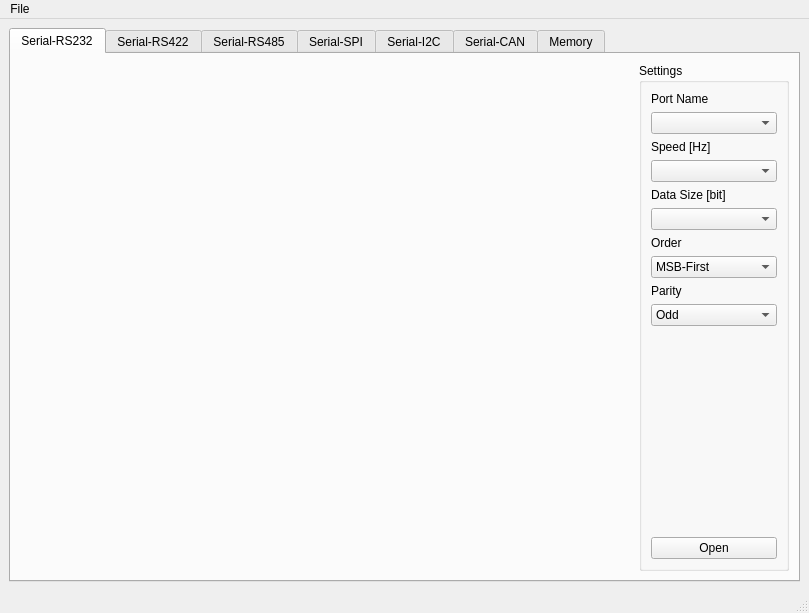
<?xml version="1.0" encoding="UTF-8"?>
<ui version="4.0">
 <class>SerialConverterSetupUtitlity</class>
 <widget class="QMainWindow" name="SerialConverterSetupUtitlity">
  <property name="geometry">
   <rect>
    <x>0</x>
    <y>0</y>
    <width>809</width>
    <height>613</height>
   </rect>
  </property>
  <property name="windowTitle">
   <string>Form</string>
  </property>
  <widget class="QWidget" name="centralwidget">
   <layout class="QGridLayout" name="gridLayout_2">
    <item row="0" column="0">
     <widget class="QTabWidget" name="tabWidget">
      <property name="currentIndex">
       <number>0</number>
      </property>
      <widget class="QWidget" name="tab">
       <attribute name="title">
        <string>Serial-RS232</string>
       </attribute>
       <layout class="QGridLayout" name="gridLayout" rowstretch="1,0">
        <item row="0" column="0">
         <widget class="ReceiveSendPannel" name="widget_2" native="true"/>
        </item>
        <item row="1" column="0">
         <widget class="SendPannel" name="widget" native="true">
          <property name="minimumSize">
           <size>
            <width>0</width>
            <height>100</height>
           </size>
          </property>
         </widget>
        </item>
        <item row="0" column="1" rowspan="2">
         <widget class="QGroupBox" name="groupBox">
          <property name="minimumSize">
           <size>
            <width>150</width>
            <height>0</height>
           </size>
          </property>
          <property name="maximumSize">
           <size>
            <width>150</width>
            <height>16777215</height>
           </size>
          </property>
          <property name="title">
           <string>Settings</string>
          </property>
          <layout class="QVBoxLayout" name="verticalLayout_2">
           <item>
            <widget class="QLabel" name="label">
             <property name="text">
              <string>Port Name</string>
             </property>
            </widget>
           </item>
           <item>
            <widget class="QComboBox" name="comboBox"/>
           </item>
           <item>
            <widget class="QLabel" name="label_2">
             <property name="text">
              <string>Speed [Hz]</string>
             </property>
            </widget>
           </item>
           <item>
            <widget class="QComboBox" name="comboBox_2"/>
           </item>
           <item>
            <widget class="QLabel" name="label_3">
             <property name="text">
              <string>Data Size [bit]</string>
             </property>
            </widget>
           </item>
           <item>
            <widget class="QComboBox" name="comboBox_3"/>
           </item>
           <item>
            <widget class="QLabel" name="label_5">
             <property name="text">
              <string>Order</string>
             </property>
            </widget>
           </item>
           <item>
            <widget class="QComboBox" name="comboBox_5">
             <item>
              <property name="text">
               <string>MSB-First</string>
              </property>
             </item>
             <item>
              <property name="text">
               <string>LSB-First</string>
              </property>
             </item>
            </widget>
           </item>
           <item>
            <widget class="QLabel" name="label_4">
             <property name="text">
              <string>Parity</string>
             </property>
            </widget>
           </item>
           <item>
            <widget class="QComboBox" name="comboBox_4">
             <item>
              <property name="text">
               <string>Odd</string>
              </property>
             </item>
             <item>
              <property name="text">
               <string>Even</string>
              </property>
             </item>
             <item>
              <property name="text">
               <string>None</string>
              </property>
             </item>
            </widget>
           </item>
           <item>
            <spacer name="verticalSpacer">
             <property name="orientation">
              <enum>Qt::Vertical</enum>
             </property>
             <property name="sizeHint" stdset="0">
              <size>
               <width>20</width>
               <height>40</height>
              </size>
             </property>
            </spacer>
           </item>
           <item>
            <widget class="QPushButton" name="pushButton">
             <property name="text">
              <string>Open</string>
             </property>
             <property name="checkable">
              <bool>true</bool>
             </property>
            </widget>
           </item>
          </layout>
         </widget>
        </item>
       </layout>
      </widget>
      <widget class="QWidget" name="tab_2">
       <attribute name="title">
        <string>Serial-RS422</string>
       </attribute>
       <layout class="QGridLayout" name="gridLayout_3" rowstretch="1,0">
        <item row="0" column="0">
         <widget class="ReceiveSendPannel" name="widget_3" native="true"/>
        </item>
        <item row="0" column="1" rowspan="2">
         <widget class="QGroupBox" name="groupBox_2">
          <property name="minimumSize">
           <size>
            <width>150</width>
            <height>0</height>
           </size>
          </property>
          <property name="maximumSize">
           <size>
            <width>150</width>
            <height>16777215</height>
           </size>
          </property>
          <property name="title">
           <string>Settings</string>
          </property>
          <layout class="QVBoxLayout" name="verticalLayout_3">
           <item>
            <widget class="QLabel" name="label_6">
             <property name="text">
              <string>Port Name</string>
             </property>
            </widget>
           </item>
           <item>
            <widget class="QComboBox" name="comboBox_6"/>
           </item>
           <item>
            <widget class="QLabel" name="label_7">
             <property name="text">
              <string>Speed [Hz]</string>
             </property>
            </widget>
           </item>
           <item>
            <widget class="QComboBox" name="comboBox_7"/>
           </item>
           <item>
            <widget class="QLabel" name="label_8">
             <property name="text">
              <string>Data Size [bit]</string>
             </property>
            </widget>
           </item>
           <item>
            <widget class="QComboBox" name="comboBox_8"/>
           </item>
           <item>
            <widget class="QLabel" name="label_9">
             <property name="text">
              <string>Order</string>
             </property>
            </widget>
           </item>
           <item>
            <widget class="QComboBox" name="comboBox_9">
             <item>
              <property name="text">
               <string>MSB-First</string>
              </property>
             </item>
             <item>
              <property name="text">
               <string>LSB-First</string>
              </property>
             </item>
            </widget>
           </item>
           <item>
            <widget class="QLabel" name="label_10">
             <property name="text">
              <string>Parity</string>
             </property>
            </widget>
           </item>
           <item>
            <widget class="QComboBox" name="comboBox_10">
             <item>
              <property name="text">
               <string>Odd</string>
              </property>
             </item>
             <item>
              <property name="text">
               <string>Even</string>
              </property>
             </item>
             <item>
              <property name="text">
               <string>None</string>
              </property>
             </item>
            </widget>
           </item>
           <item>
            <spacer name="verticalSpacer_2">
             <property name="orientation">
              <enum>Qt::Vertical</enum>
             </property>
             <property name="sizeHint" stdset="0">
              <size>
               <width>20</width>
               <height>40</height>
              </size>
             </property>
            </spacer>
           </item>
           <item>
            <widget class="QPushButton" name="pushButton_2">
             <property name="text">
              <string>Open</string>
             </property>
             <property name="checkable">
              <bool>true</bool>
             </property>
            </widget>
           </item>
          </layout>
         </widget>
        </item>
        <item row="1" column="0">
         <widget class="SendPannel" name="widget_4" native="true">
          <property name="minimumSize">
           <size>
            <width>0</width>
            <height>100</height>
           </size>
          </property>
         </widget>
        </item>
       </layout>
      </widget>
      <widget class="QWidget" name="tab_3">
       <attribute name="title">
        <string>Serial-RS485</string>
       </attribute>
       <layout class="QGridLayout" name="gridLayout_4" rowstretch="1,0">
        <item row="0" column="0">
         <widget class="ReceiveSendPannel" name="widget_5" native="true"/>
        </item>
        <item row="0" column="1" rowspan="2">
         <widget class="QGroupBox" name="groupBox_3">
          <property name="minimumSize">
           <size>
            <width>150</width>
            <height>0</height>
           </size>
          </property>
          <property name="maximumSize">
           <size>
            <width>150</width>
            <height>16777215</height>
           </size>
          </property>
          <property name="title">
           <string>Settings</string>
          </property>
          <layout class="QVBoxLayout" name="verticalLayout_4">
           <item>
            <widget class="QLabel" name="label_11">
             <property name="text">
              <string>Port Name</string>
             </property>
            </widget>
           </item>
           <item>
            <widget class="QComboBox" name="comboBox_11"/>
           </item>
           <item>
            <widget class="QLabel" name="label_12">
             <property name="text">
              <string>Speed [Hz]</string>
             </property>
            </widget>
           </item>
           <item>
            <widget class="QComboBox" name="comboBox_12"/>
           </item>
           <item>
            <widget class="QLabel" name="label_13">
             <property name="text">
              <string>Data Size [bit]</string>
             </property>
            </widget>
           </item>
           <item>
            <widget class="QComboBox" name="comboBox_13"/>
           </item>
           <item>
            <widget class="QLabel" name="label_14">
             <property name="text">
              <string>Order</string>
             </property>
            </widget>
           </item>
           <item>
            <widget class="QComboBox" name="comboBox_14">
             <item>
              <property name="text">
               <string>MSB-First</string>
              </property>
             </item>
             <item>
              <property name="text">
               <string>LSB-First</string>
              </property>
             </item>
            </widget>
           </item>
           <item>
            <widget class="QLabel" name="label_15">
             <property name="text">
              <string>Parity</string>
             </property>
            </widget>
           </item>
           <item>
            <widget class="QComboBox" name="comboBox_15">
             <item>
              <property name="text">
               <string>Odd</string>
              </property>
             </item>
             <item>
              <property name="text">
               <string>Even</string>
              </property>
             </item>
             <item>
              <property name="text">
               <string>None</string>
              </property>
             </item>
            </widget>
           </item>
           <item>
            <spacer name="verticalSpacer_3">
             <property name="orientation">
              <enum>Qt::Vertical</enum>
             </property>
             <property name="sizeHint" stdset="0">
              <size>
               <width>20</width>
               <height>40</height>
              </size>
             </property>
            </spacer>
           </item>
           <item>
            <widget class="QPushButton" name="pushButton_3">
             <property name="text">
              <string>Open</string>
             </property>
             <property name="checkable">
              <bool>true</bool>
             </property>
            </widget>
           </item>
          </layout>
         </widget>
        </item>
        <item row="1" column="0">
         <widget class="SendPannel" name="widget_6" native="true">
          <property name="minimumSize">
           <size>
            <width>0</width>
            <height>100</height>
           </size>
          </property>
         </widget>
        </item>
       </layout>
      </widget>
      <widget class="QWidget" name="tab_4">
       <attribute name="title">
        <string>Serial-SPI</string>
       </attribute>
       <layout class="QGridLayout" name="gridLayout_5" rowstretch="1,0">
        <item row="0" column="0">
         <widget class="ReceiveSendPannel" name="widget_7" native="true"/>
        </item>
        <item row="0" column="1" rowspan="2">
         <widget class="QGroupBox" name="groupBox_4">
          <property name="minimumSize">
           <size>
            <width>150</width>
            <height>0</height>
           </size>
          </property>
          <property name="maximumSize">
           <size>
            <width>150</width>
            <height>16777215</height>
           </size>
          </property>
          <property name="title">
           <string>Settings</string>
          </property>
          <layout class="QVBoxLayout" name="verticalLayout_5">
           <item>
            <widget class="QLabel" name="label_16">
             <property name="text">
              <string>Port Name</string>
             </property>
            </widget>
           </item>
           <item>
            <widget class="QComboBox" name="comboBox_16"/>
           </item>
           <item>
            <widget class="QLabel" name="label_17">
             <property name="text">
              <string>Speed [Hz]</string>
             </property>
            </widget>
           </item>
           <item>
            <widget class="QComboBox" name="comboBox_17"/>
           </item>
           <item>
            <widget class="QLabel" name="label_18">
             <property name="text">
              <string>Data Size [bit]</string>
             </property>
            </widget>
           </item>
           <item>
            <widget class="QComboBox" name="comboBox_18"/>
           </item>
           <item>
            <widget class="QLabel" name="label_31">
             <property name="text">
              <string>Mode</string>
             </property>
            </widget>
           </item>
           <item>
            <widget class="QComboBox" name="comboBox_31">
             <item>
              <property name="text">
               <string>Master</string>
              </property>
             </item>
             <item>
              <property name="text">
               <string>Slave</string>
              </property>
             </item>
            </widget>
           </item>
           <item>
            <widget class="QLabel" name="label_19">
             <property name="text">
              <string>Order</string>
             </property>
            </widget>
           </item>
           <item>
            <widget class="QComboBox" name="comboBox_19">
             <item>
              <property name="text">
               <string>MSB-First</string>
              </property>
             </item>
             <item>
              <property name="text">
               <string>LSB-First</string>
              </property>
             </item>
            </widget>
           </item>
           <item>
            <widget class="QLabel" name="label_20">
             <property name="text">
              <string>Parity</string>
             </property>
            </widget>
           </item>
           <item>
            <widget class="QComboBox" name="comboBox_20">
             <item>
              <property name="text">
               <string>Odd</string>
              </property>
             </item>
             <item>
              <property name="text">
               <string>Even</string>
              </property>
             </item>
             <item>
              <property name="text">
               <string>None</string>
              </property>
             </item>
            </widget>
           </item>
           <item>
            <spacer name="verticalSpacer_4">
             <property name="orientation">
              <enum>Qt::Vertical</enum>
             </property>
             <property name="sizeHint" stdset="0">
              <size>
               <width>20</width>
               <height>40</height>
              </size>
             </property>
            </spacer>
           </item>
           <item>
            <widget class="QPushButton" name="pushButton_4">
             <property name="text">
              <string>Open</string>
             </property>
             <property name="checkable">
              <bool>true</bool>
             </property>
            </widget>
           </item>
          </layout>
         </widget>
        </item>
        <item row="1" column="0">
         <widget class="SendPannel" name="widget_8" native="true">
          <property name="minimumSize">
           <size>
            <width>0</width>
            <height>100</height>
           </size>
          </property>
         </widget>
        </item>
       </layout>
      </widget>
      <widget class="QWidget" name="tab_5">
       <attribute name="title">
        <string>Serial-I2C</string>
       </attribute>
       <layout class="QGridLayout" name="gridLayout_6" rowstretch="1,0">
        <item row="0" column="0">
         <widget class="ReceiveSendPannel" name="widget_9" native="true"/>
        </item>
        <item row="0" column="1" rowspan="2">
         <widget class="QGroupBox" name="groupBox_5">
          <property name="minimumSize">
           <size>
            <width>150</width>
            <height>0</height>
           </size>
          </property>
          <property name="maximumSize">
           <size>
            <width>150</width>
            <height>16777215</height>
           </size>
          </property>
          <property name="title">
           <string>Settings</string>
          </property>
          <layout class="QVBoxLayout" name="verticalLayout_6">
           <item>
            <widget class="QLabel" name="label_21">
             <property name="text">
              <string>Port Name</string>
             </property>
            </widget>
           </item>
           <item>
            <widget class="QComboBox" name="comboBox_21"/>
           </item>
           <item>
            <widget class="QLabel" name="label_22">
             <property name="text">
              <string>Speed [Hz]</string>
             </property>
            </widget>
           </item>
           <item>
            <widget class="QComboBox" name="comboBox_22"/>
           </item>
           <item>
            <widget class="QLabel" name="label_23">
             <property name="text">
              <string>Data Size [bit]</string>
             </property>
            </widget>
           </item>
           <item>
            <widget class="QComboBox" name="comboBox_23"/>
           </item>
           <item>
            <widget class="QLabel" name="label_33">
             <property name="text">
              <string>Mode</string>
             </property>
            </widget>
           </item>
           <item>
            <widget class="QComboBox" name="comboBox_32">
             <item>
              <property name="text">
               <string>Master</string>
              </property>
             </item>
             <item>
              <property name="text">
               <string>Slave</string>
              </property>
             </item>
            </widget>
           </item>
           <item>
            <widget class="QLabel" name="label_24">
             <property name="text">
              <string>Order</string>
             </property>
            </widget>
           </item>
           <item>
            <widget class="QComboBox" name="comboBox_24">
             <item>
              <property name="text">
               <string>MSB-First</string>
              </property>
             </item>
             <item>
              <property name="text">
               <string>LSB-First</string>
              </property>
             </item>
            </widget>
           </item>
           <item>
            <widget class="QLabel" name="label_25">
             <property name="text">
              <string>Parity</string>
             </property>
            </widget>
           </item>
           <item>
            <widget class="QComboBox" name="comboBox_25">
             <item>
              <property name="text">
               <string>Odd</string>
              </property>
             </item>
             <item>
              <property name="text">
               <string>Even</string>
              </property>
             </item>
             <item>
              <property name="text">
               <string>None</string>
              </property>
             </item>
            </widget>
           </item>
           <item>
            <widget class="QCheckBox" name="checkBox">
             <property name="text">
              <string>Raw Mode</string>
             </property>
            </widget>
           </item>
           <item>
            <widget class="QLabel" name="label_32">
             <property name="text">
              <string>Destination Address</string>
             </property>
            </widget>
           </item>
           <item>
            <widget class="QLineEdit" name="lineEdit"/>
           </item>
           <item>
            <spacer name="verticalSpacer_5">
             <property name="orientation">
              <enum>Qt::Vertical</enum>
             </property>
             <property name="sizeHint" stdset="0">
              <size>
               <width>20</width>
               <height>40</height>
              </size>
             </property>
            </spacer>
           </item>
           <item>
            <widget class="QPushButton" name="pushButton_5">
             <property name="text">
              <string>Open</string>
             </property>
             <property name="checkable">
              <bool>true</bool>
             </property>
            </widget>
           </item>
          </layout>
         </widget>
        </item>
        <item row="1" column="0">
         <widget class="SendPannel" name="widget_10" native="true">
          <property name="minimumSize">
           <size>
            <width>0</width>
            <height>100</height>
           </size>
          </property>
         </widget>
        </item>
       </layout>
      </widget>
      <widget class="QWidget" name="tab_6">
       <attribute name="title">
        <string>Serial-CAN</string>
       </attribute>
       <layout class="QGridLayout" name="gridLayout_7" rowstretch="1,0">
        <item row="0" column="0">
         <widget class="ReceiveSendPannel" name="widget_11" native="true"/>
        </item>
        <item row="0" column="1" rowspan="2">
         <widget class="QGroupBox" name="groupBox_6">
          <property name="minimumSize">
           <size>
            <width>150</width>
            <height>0</height>
           </size>
          </property>
          <property name="maximumSize">
           <size>
            <width>150</width>
            <height>16777215</height>
           </size>
          </property>
          <property name="title">
           <string>Settings</string>
          </property>
          <layout class="QVBoxLayout" name="verticalLayout_7">
           <item>
            <widget class="QLabel" name="label_26">
             <property name="text">
              <string>Port Name</string>
             </property>
            </widget>
           </item>
           <item>
            <widget class="QComboBox" name="comboBox_26"/>
           </item>
           <item>
            <widget class="QLabel" name="label_27">
             <property name="text">
              <string>Speed [Hz]</string>
             </property>
            </widget>
           </item>
           <item>
            <widget class="QComboBox" name="comboBox_27"/>
           </item>
           <item>
            <widget class="QLabel" name="label_28">
             <property name="text">
              <string>Data Size [bit]</string>
             </property>
            </widget>
           </item>
           <item>
            <widget class="QComboBox" name="comboBox_28"/>
           </item>
           <item>
            <widget class="QLabel" name="label_29">
             <property name="text">
              <string>Order</string>
             </property>
            </widget>
           </item>
           <item>
            <widget class="QComboBox" name="comboBox_29">
             <item>
              <property name="text">
               <string>MSB-First</string>
              </property>
             </item>
             <item>
              <property name="text">
               <string>LSB-First</string>
              </property>
             </item>
            </widget>
           </item>
           <item>
            <widget class="QLabel" name="label_30">
             <property name="text">
              <string>Parity</string>
             </property>
            </widget>
           </item>
           <item>
            <widget class="QComboBox" name="comboBox_30">
             <item>
              <property name="text">
               <string>Odd</string>
              </property>
             </item>
             <item>
              <property name="text">
               <string>Even</string>
              </property>
             </item>
             <item>
              <property name="text">
               <string>None</string>
              </property>
             </item>
            </widget>
           </item>
           <item>
            <spacer name="verticalSpacer_6">
             <property name="orientation">
              <enum>Qt::Vertical</enum>
             </property>
             <property name="sizeHint" stdset="0">
              <size>
               <width>20</width>
               <height>40</height>
              </size>
             </property>
            </spacer>
           </item>
           <item>
            <widget class="QPushButton" name="pushButton_6">
             <property name="text">
              <string>Open</string>
             </property>
             <property name="checkable">
              <bool>true</bool>
             </property>
            </widget>
           </item>
          </layout>
         </widget>
        </item>
        <item row="1" column="0">
         <widget class="SendPannel" name="widget_12" native="true">
          <property name="minimumSize">
           <size>
            <width>0</width>
            <height>100</height>
           </size>
          </property>
         </widget>
        </item>
       </layout>
      </widget>
      <widget class="QWidget" name="tab_7">
       <attribute name="title">
        <string>Memory</string>
       </attribute>
      </widget>
     </widget>
    </item>
   </layout>
  </widget>
  <widget class="QMenuBar" name="menuBar">
   <property name="geometry">
    <rect>
     <x>0</x>
     <y>0</y>
     <width>809</width>
     <height>22</height>
    </rect>
   </property>
   <widget class="QMenu" name="menuFile">
    <property name="title">
     <string>File</string>
    </property>
   </widget>
   <addaction name="menuFile"/>
  </widget>
  <widget class="QStatusBar" name="statusBar"/>
 </widget>
 <customwidgets>
  <customwidget>
   <class>SendPannel</class>
   <extends>QWidget</extends>
   <header>sendpannel.h</header>
   <container>1</container>
  </customwidget>
  <customwidget>
   <class>ReceiveSendPannel</class>
   <extends>QWidget</extends>
   <header>receivesendpannel.h</header>
   <container>1</container>
  </customwidget>
 </customwidgets>
 <resources/>
 <connections/>
</ui>
